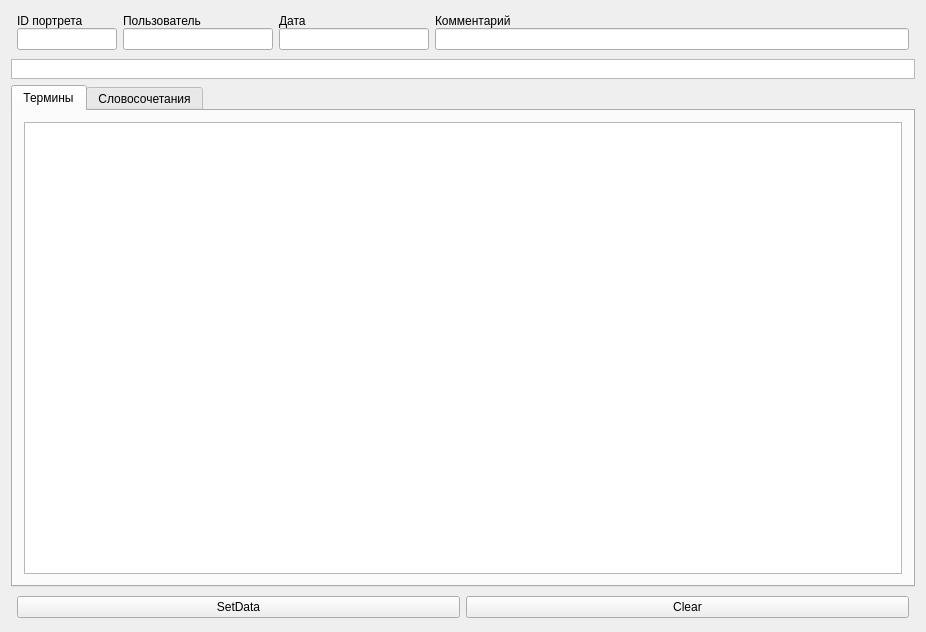
<?xml version="1.0" encoding="UTF-8"?>
<ui version="4.0">
 <class>Widget</class>
 <widget class="QWidget" name="Widget">
  <property name="geometry">
   <rect>
    <x>0</x>
    <y>0</y>
    <width>926</width>
    <height>632</height>
   </rect>
  </property>
  <property name="windowTitle">
   <string>IPViewer</string>
  </property>
  <layout class="QVBoxLayout" name="verticalLayout">
   <item>
    <layout class="QGridLayout" name="gridLayout">
     <property name="leftMargin">
      <number>6</number>
     </property>
     <property name="topMargin">
      <number>3</number>
     </property>
     <property name="rightMargin">
      <number>6</number>
     </property>
     <property name="bottomMargin">
      <number>3</number>
     </property>
     <property name="horizontalSpacing">
      <number>6</number>
     </property>
     <property name="verticalSpacing">
      <number>0</number>
     </property>
     <item row="0" column="0">
      <widget class="QLabel" name="lbl_id">
       <property name="text">
        <string>ID портрета</string>
       </property>
      </widget>
     </item>
     <item row="0" column="2">
      <widget class="QLabel" name="lbl_date">
       <property name="text">
        <string>Дата</string>
       </property>
      </widget>
     </item>
     <item row="0" column="1">
      <widget class="QLabel" name="lbl_user">
       <property name="text">
        <string>Пользователь</string>
       </property>
      </widget>
     </item>
     <item row="0" column="3">
      <widget class="QLabel" name="lbl_com">
       <property name="text">
        <string>Комментарий</string>
       </property>
      </widget>
     </item>
     <item row="1" column="0">
      <widget class="QLineEdit" name="edit_id">
       <property name="minimumSize">
        <size>
         <width>0</width>
         <height>0</height>
        </size>
       </property>
       <property name="maximumSize">
        <size>
         <width>100</width>
         <height>16777215</height>
        </size>
       </property>
      </widget>
     </item>
     <item row="1" column="1">
      <widget class="QLineEdit" name="edit_user">
       <property name="maximumSize">
        <size>
         <width>150</width>
         <height>16777215</height>
        </size>
       </property>
      </widget>
     </item>
     <item row="1" column="2">
      <widget class="QLineEdit" name="edit_date">
       <property name="maximumSize">
        <size>
         <width>150</width>
         <height>16777215</height>
        </size>
       </property>
      </widget>
     </item>
     <item row="1" column="3">
      <widget class="QLineEdit" name="edit_com"/>
     </item>
    </layout>
   </item>
   <item>
    <widget class="CustomGraphicsView" name="graphicsView">
     <property name="minimumSize">
      <size>
       <width>0</width>
       <height>0</height>
      </size>
     </property>
     <property name="maximumSize">
      <size>
       <width>16777215</width>
       <height>20</height>
      </size>
     </property>
    </widget>
   </item>
   <item>
    <layout class="QGridLayout" name="gridLayout_2">
     <item row="0" column="0" colspan="2">
      <widget class="QTabWidget" name="tabWidget">
       <property name="currentIndex">
        <number>0</number>
       </property>
       <widget class="QWidget" name="tab_3">
        <attribute name="title">
         <string>Термины</string>
        </attribute>
        <layout class="QVBoxLayout" name="verticalLayout_2">
         <item>
          <widget class="QTableWidget" name="tb_terms"/>
         </item>
        </layout>
       </widget>
       <widget class="QWidget" name="tab_4">
        <attribute name="title">
         <string>Словосочетания</string>
        </attribute>
        <layout class="QVBoxLayout" name="verticalLayout_3">
         <item>
          <widget class="QTableWidget" name="tb_shingles"/>
         </item>
        </layout>
       </widget>
      </widget>
     </item>
    </layout>
   </item>
   <item>
    <layout class="QGridLayout" name="gridLayout_3">
     <property name="leftMargin">
      <number>6</number>
     </property>
     <property name="topMargin">
      <number>3</number>
     </property>
     <property name="rightMargin">
      <number>6</number>
     </property>
     <property name="bottomMargin">
      <number>3</number>
     </property>
     <property name="horizontalSpacing">
      <number>6</number>
     </property>
     <property name="verticalSpacing">
      <number>0</number>
     </property>
     <item row="0" column="1">
      <widget class="QPushButton" name="pb_clear">
       <property name="text">
        <string>Clear</string>
       </property>
      </widget>
     </item>
     <item row="0" column="0">
      <widget class="QPushButton" name="pb_set">
       <property name="text">
        <string>SetData</string>
       </property>
      </widget>
     </item>
    </layout>
   </item>
  </layout>
 </widget>
 <layoutdefault spacing="6" margin="11"/>
 <customwidgets>
  <customwidget>
   <class>CustomGraphicsView</class>
   <extends>QGraphicsView</extends>
   <header>viewip.h</header>
  </customwidget>
 </customwidgets>
 <resources/>
 <connections/>
</ui>
